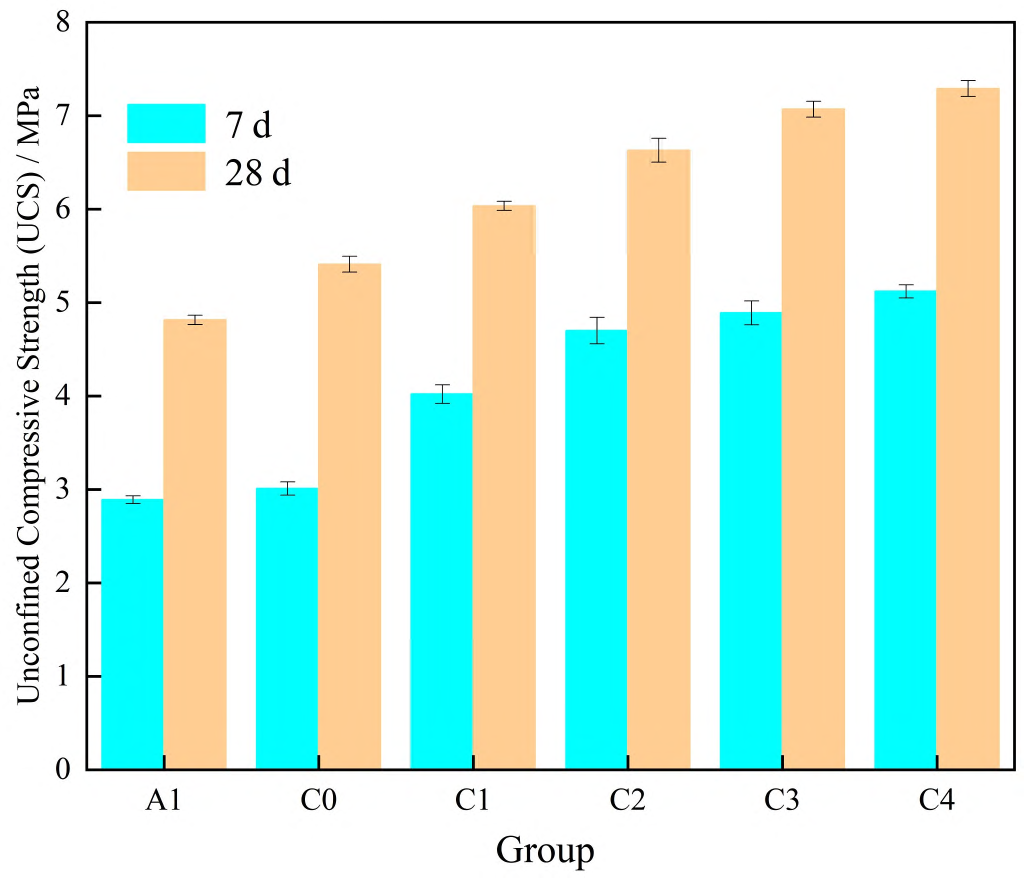
#> input picture 对比实验/images/论文1_图2.png, 2047 x 1756 px (shown at 1/2 size)
$ python shadow_fallback.py
#> lines starting #> are read from the running program, lines starting #| are printed output that depends on the picture; after the words box and inside, x2 and y2 are one past the last pixel; in counts of white or black regions, pixels touching at a corner belong together
### paper2data/config.py
"""paper2data 配置 —— 从 .env 文件和环境变量加载。

独立于 paper_trans 主包：环境变量用 PAPER2DATA_ 前缀，避免两包共用配置打架。
"""

import os
from pathlib import Path

from dotenv import load_dotenv


def _find_env() -> str | None:
    """向上查找 .env 文件，返回路径或 None。"""
    cwd = Path.cwd()
    for parent in [cwd, *cwd.parents]:
        env_file = parent / ".env"
        if env_file.exists():
            return str(env_file)
    return None


# 自动加载 .env
env_path = _find_env()
if env_path:
    load_dotenv(env_path)


class Settings:
    """paper2data 配置。所有值从环境变量读取，有合理默认值。"""

    # --- LLM ---
    @property
    def deepseek_api_key(self) -> str:
        return os.getenv("DEEPSEEK_API_KEY", "")

    @property
    def deepseek_base_url(self) -> str:
        return os.getenv("DEEPSEEK_BASE_URL", "https://api.deepseek.com")

    @property
    def model_name(self) -> str:
        return os.getenv("PAPER2DATA_MODEL", "deepseek-v4-flash")

    @property
    def gemini_api_key(self) -> str:
        return os.getenv("GEMINI_API_KEY", "")

    @property
    def multimodal_model(self) -> str:
        return os.getenv("PAPER2DATA_MULTIMODAL_MODEL", "gemini-3.6-flash")

    @property
    def vision_model(self) -> str:
        return os.getenv("PAPER2DATA_VISION_MODEL", "deepseek-v4-flash-vision-exp")

    @property
    def max_retries(self) -> int:
        return int(os.getenv("PAPER2DATA_MAX_RETRIES", "3"))

    @property
    def temperature(self) -> float:
        return float(os.getenv("PAPER2DATA_TEMPERATURE", "0"))

    # --- 输出 ---
    @property
    def output_dir(self) -> str:
        return os.getenv("PAPER2DATA_OUTPUT_DIR", "./output")

    @property
    def image_dir(self) -> str:
        return os.getenv("PAPER2DATA_IMAGE_DIR", "./output/images")


# 全局单例
settings = Settings()

### paper2data/figure_extract.py
"""多模态图数据提取 —— vision 分类/OCR + 代码反算的集成入口。

路由逻辑（能力路由，避开 vision 估读几何的软肋）：
① vision 分析图（类型 + 有无数字标签 + 系列颜色）
② 柱顶/扇区印了数字 → vision OCR 读数值（100% 准）
③ 无数字标签的数据图 → 代码标定 + 反算（精确，后续接刻度检测）
④ 谱图/显微图 → vision 定性描述
"""

from __future__ import annotations

import base64
import json
import logging
import math
import os
import re
from pathlib import Path

import numpy as np
from PIL import Image
from openai import OpenAI

from .config import settings

logger = logging.getLogger(__name__)


def _vision_call(image_bytes: bytes, mime_type: str, prompt: str) -> str:
    client = OpenAI(api_key=settings.deepseek_api_key, base_url=settings.deepseek_base_url)
    img_b64 = base64.b64encode(image_bytes).decode()
    response = client.chat.completions.create(
        model=settings.vision_model,
        messages=[{
            "role": "user",
            "content": [
                {"type": "text", "text": prompt},
                {"type": "image_url", "image_url": {"url": f"data:{mime_type};base64,{img_b64}"}},
            ],
        }],
        temperature=settings.temperature,  # 默认 0：vision 结果可复现（否则每次跑都抖）
    )
    return response.choices[0].message.content or ""


def _mime(img_path: str) -> str:
    return "image/png" if str(img_path).lower().endswith(".png") else "image/jpeg"


# 代码切框给的框 = 「长横线 ∪ 长竖线」的连通域**外接矩形**，它把轴线的像素也算在
# 里面；而下游 `detect_gray_bars` 要的是 `locate_plot_bounds` 的语义——绘图区
# **内部**（y 轴线右侧、x 轴线上方）。两者差一个「线宽」，所以往里收这几像素。
#
# 实测（24_fig3 四块）：安全余量很宽（x0 可偏 +1~+8、y1 可偏 -4~0 都不变），
# 但**收到 0 就会出错**——块3 那根紧贴 y 轴的柱组被连根切掉，15 根掉成 12 根。
_FRAME_INSET = (2, 2, 1, 2)  # 左 / 上 / 右 / 下


# [39 lines left out: functions _frame_to_plot_bounds, _parse_json, analyze_figure, not called in this run]


def detect_subfigures(img_path: str) -> list[dict]:
    """vision 识别一张图里的多个子图，返回 [{label, type, bbox(归一化 0~1)}]。"""
    prompt = (
        "这张图可能包含多个子图（几个小图拼在一起）。请识别每个子图，返回 JSON（只输出 JSON）：\n"
        '{"subfigures": [{"label": "子图标签", "type": '
        '"bar/line/scatter/pie/table/spectrum/microscopy/other", "bbox": [左, 上, 右, 下]}]}\n'
        "bbox 用归一化坐标（0~1，相对整张图的宽和高，左上角 (0,0)）。"
        "**按真实图块边界框，不要按格子均分**：表格标 table、正文段落标 other"
        "（都不是数据图，后续会跳过）；同一图号下的多个小面板（如 (a)(b)(c)）分开列。"
        "按从上到下、从左到右的顺序列出。若只有一个图，返回该图一个子图。"
    )
    raw = _vision_call(Path(img_path).read_bytes(), _mime(img_path), prompt)
    try:
        data = _parse_json(raw)
    except json.JSONDecodeError:
        return []
    return data.get("subfigures", [])


def figure_to_text(img_path: str, figure_label: str = "") -> str:
    """把一张图（可能含多个子图）转成文本描述，供 LLM 抽取时「融入」全文。

    先 vision 报粗 bbox 分割子图（解决错位布局），柱状图再代码找轴框精定位
    裁剪（轴框不受布局影响）；谱图/显微图无轴框，直接 vision 定性描述。
    """
#> called with img_path = '对比实验/images/论文1_图2.png', figure_label = ''
    import tempfile

    from .chart_extract import detect_plot_frames, locate_plot_bounds

    img = Image.open(img_path)
#> img is the input picture: PIL image 2047x1756 RGB; mean R, G, B 208.9, 237.6, 222.8
    w, h = img.size
    # **代码切优先**：长直线找轴框，确定性、不会「按格子均分」。切成 ≥2 块就用它。
    # 切不出（<2 块：单图，或图里没有长直线）才回退 vision 报 bbox。
    frames = detect_plot_frames(img)
    code_cut = len(frames) >= 2
    if code_cut:
        blocks: list[tuple[list[float], str | None, str]] = [
            ([(x0) / w, (y0) / h, (x1) / w, (y1) / h], None, f"子图{i + 1}")
            for i, (x0, y0, x1, y1) in enumerate(frames)
        ]
    else:
        subfigs = detect_subfigures(img_path)
        if len(subfigs) <= 1:
            return _single_figure_to_text(img_path, figure_label)
        blocks = [
            (sf.get("bbox", [0, 0, 1, 1]), sf.get("type"), sf.get("label") or f"子图{i + 1}")
            for i, sf in enumerate(subfigs)
        ]

    texts: list[str] = []
    tmpdir = Path(tempfile.mkdtemp())
    for i, (bbox, stype, label) in enumerate(blocks):
        try:
            x0, y0, x1, y1 = (float(v) for v in bbox)
        except (ValueError, TypeError):
            continue
        # vision bbox 偏紧（常切掉 y 轴刻度数字/柱子），先外扩再精定位
        pad_ratio = 0.3
        dx = (x1 - x0) * pad_ratio
        dy = (y1 - y0) * pad_ratio
        ex_x0 = max(0.0, x0 - dx)
        ex_y0 = max(0.0, y0 - dy)
        ex_x1 = min(1.0, x1 + dx)
        ex_y1 = min(1.0, y1 + dy)
        crop_box = (int(ex_x0 * w), int(ex_y0 * h), int(ex_x1 * w), int(ex_y1 * h))
        crop = img.crop(crop_box)
        # **代码切的块**：detect_plot_frames 给的框本身就是轴框，换算一次直接往下传，
        # 不再让 locate_plot_bounds 重新定位——实测它会被左邻面板的右边框骗走
        # （那条竖线比本块 y 轴还长），把 24_fig3 块4 从 15 根炸成 31 根。
        # vision 报的块没有框 → plot_bounds=None → 下游照旧自己定位。
        plot_bounds = _frame_to_plot_bounds(frames[i], crop_box) if code_cut else None
        # vision 报的粗 bbox 偏紧，用轴框精定位修正；代码切的块**本身就是轴框**，免修
        if stype == "bar":
            tick_color = _detect_tick_color(crop)
            bounds = locate_plot_bounds(crop, tick_color=tick_color)
            if bounds:
                bx0, by0, bx1, by1 = bounds
                # 左侧须留足空间：y 轴刻度数字（如 "32"/"24"）在轴的左边，
                # 切掉会让 vision 把刻度值读错（0~32 读成 0~8 → 反算差 4 倍）。
                # 按图宽比例给（写死像素在小图上会把邻图/表格框也框进来）。
                pad_left = max(80, min(160, int(0.08 * crop.width)))
                pad_y = 40
                left = max(0, bx0 - pad_left)
                top = max(0, by0 - pad_y)
                right = min(crop.width, bx1 + pad_y)
                bottom = min(crop.height, by1 + pad_y)
                if right > left and bottom > top:  # 防非法框（PIL 会直接抛异常，整张图作废）
                    crop = crop.crop((left, top, right, bottom))
        tmp_path = tmpdir / f"subfig_{i}.png"
        crop.save(tmp_path)
        t = _single_figure_to_text(str(tmp_path), f"{figure_label}{label}", plot_bounds)
        tmp_path.unlink(missing_ok=True)
        if t:
            texts.append(t)
    return "\n\n".join(texts)


# [548 lines left out: functions _single_figure_to_text, _to_text, _vision_read_axis_values, _vision_read_x_labels, _anchors_by_major_grid, _calibrate_axis and 9 more, not called in this run]

### paper2data/chart_extract.py
"""柱状图数值提取 —— 借鉴 thu-digitizer 的「标定 + 颜色分割 + 反算」。

设计（三段式，vision 与代码分工）：
1. vision 预检：报「子图区域 + 图类型 + 柱子颜色」；
2. 路由：图类型 → 对应提取器（本模块只做柱状图）；
3. 提取器：AxisCalibration 鲁棒标定 + 颜色分割检测柱子 + 反算。

标定锚点 = 代码检测刻度线像素位置 + vision 报刻度数值。
"""

from __future__ import annotations

from collections import deque
from typing import Sequence

import numpy as np
from PIL import Image


# 轴/刻度检测的默认颜色容差：locate_plot_bounds / detect_axis_ticks / figure_to_text
# 三处必须一致，否则轴框定位和标定会基于不同的像素掩码各算各的
AXIS_TOL = 20


class AxisCalibration:
    """像素 → 数值的仿射标定（鲁棒）。

    借鉴 thu-digitizer：至少两个锚点，多个锚点时用 Huber 权重迭代，
    防止单个刻度读错把整条拟合线拉偏。像素 y 与数值常反比（图像 y
    向下、数值向上），线性拟合自动处理。
    """

    # [21 lines left out: function __init__, not called in this run]

    def value_at_pixel(self, pixel: float) -> float:
        return self.slope * pixel + self.intercept

    def pixel_at_value(self, value: float) -> float:
        return (value - self.intercept) / self.slope


# [335 lines left out: functions detect_bars, detect_bars_baseline, detect_axis_ticks, filter_equidistant_ticks, _longest_true_run, _find_y_axis_col and 1 more, not called in this run]


def _estimate_bg(arr: "np.ndarray", quant: int = 16) -> tuple[int, int, int]:
    """估背景色：量化后取整图出现次数最多的颜色（柱状图背景占绝大多数像素）。

    比写死「>240 算背景」通用——底色偏灰/带色（扫描件、截图、JPEG 伪影）也不会误判。
    """
#> called with quant = 16
    q = (arr // quant).astype(np.int32)
    key = q[:, :, 0] * 65536 + q[:, :, 1] * 256 + q[:, :, 2]
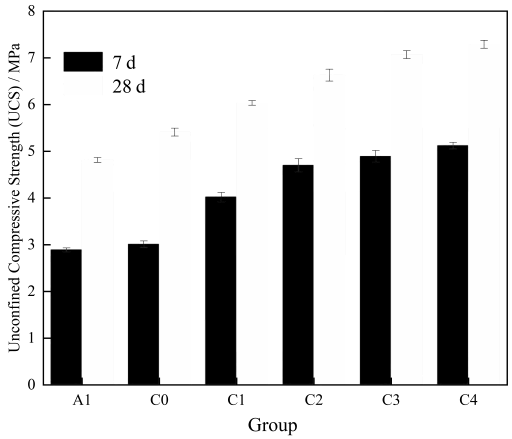
#> key: shape (1756, 2047) int32 (shown at 1/4 size); min 0, max 986895, mean 809494.8; drawn with min black and max white
    vals, counts = np.unique(key, return_counts=True)
#> vals = 450 values from 0 to 986895; counts = 450 values, max 2019769 at index 449, min 1 at index 21, mean 7987.8
    k = int(vals[int(counts.argmax())])
#> k = 986895
    half = quant // 2
    return ((k >> 16 & 255) * quant + half, (k >> 8 & 255) * quant + half, (k & 255) * quant + half)


# [102 lines left out: functions _h_line_thickness, locate_plot_bounds, _split_by_coltop, not called in this run]


def _runs_mask(m: "np.ndarray", length: int, axis: int) -> "np.ndarray":
    """「属于长度 ≥ length 的连续 True 段」的像素掩码（窗口和法，纯 numpy）。"""
#> called with length = 123, axis = 1
    n = m.shape[1] if axis == 1 else m.shape[0]
    if length > n:
        return np.zeros_like(m)
    if axis == 1:
        cs = np.cumsum(m, axis=1)
        win = cs[:, length:] - cs[:, :-length]
        st = np.zeros_like(m)
        st[:, : n - length] = win == length
#> st: shape (1756, 2047) bool; 17.8% white; 4 white regions, box (x1, y1, x2, y2) and area: (169, 175, 1909, 1543) 621531, (169, 41, 1909, 48) 12179, (252, 207, 289, 287) 2949, (253, 303, 289, 382) 2765
        cs2 = np.cumsum(st, axis=1)
#> cs2: shape (1756, 2047) int64; 1741 distinct labels, from 0 to 1740
        left = np.zeros_like(cs2)
        left[:, length:] = cs2[:, :-length]
#> left: shape (1756, 2047) int64; 1741 distinct labels, from 0 to 1740
        return (cs2 - left) > 0
#> returned value: shape (1756, 2047) bool; 42% white; 4 white regions, box (x1, y1, x2, y2) and area: (169, 175, 2031, 1543) 1471017, (169, 41, 2031, 48) 13033, (252, 207, 411, 287) 12709, (253, 303, 411, 382) 12403
    cs = np.cumsum(m, axis=0)
    win = cs[length:, :] - cs[:-length, :]
    st = np.zeros_like(m)
    st[: n - length, :] = win == length
    cs2 = np.cumsum(st, axis=0)
    up = np.zeros_like(cs2)
    up[length:, :] = cs2[:-length, :]
    return (cs2 - up) > 0


def detect_plot_frames(
    img: Image.Image,
    h_ratio: float = 0.06,
    v_ratio: float = 0.05,
    min_pixels: int = 500,
    min_height_ratio: float = 0.03,
) -> list[tuple[int, int, int, int]]:
    """用「长直线」找绘图区框（纯代码、确定性），替代让 vision 报 bbox。

    柱状图/折线图的轴 = 长横线 + 长竖线；正文文字只有短笔画，接不成长线。表格横线
    虽长，但**又扁又薄**（几像素高）→ 靠「最小高度」一筛就掉。所以「长横线 ∪ 长竖线」
    的连通域，天然就是每个图的轴框。

    为什么要代码来切：vision 对图文混排的多面板页会**按格子均分**，把表格切进来、
    把图竖切两半、面板张冠李戴（实测论文2 图1-2）。几何是它的软肋，是代码的强项。
    返回 [(x0, y0, x1, y1)]，按从上到下、从左到右；找不到返回 []（调用方回退 vision）。
    """
    arr = np.array(img.convert("RGB")).astype(int)
    h, w = arr.shape[:2]
    nonbg = np.abs(arr - np.array(_estimate_bg(arr))).max(axis=2) > 25
    frame = _runs_mask(nonbg, max(8, round(h_ratio * w)), 1) | _runs_mask(
        nonbg, max(8, round(v_ratio * h)), 0
    )
#> call 2 of _runs_mask, with length = 88, axis = 0
#> in _runs_mask (call 2), `n = m.shape[1] if axis == 1 else m.shape[0]`: n = 1756
#> in _runs_mask (call 2), `cs = np.cumsum(m, axis=0)`:
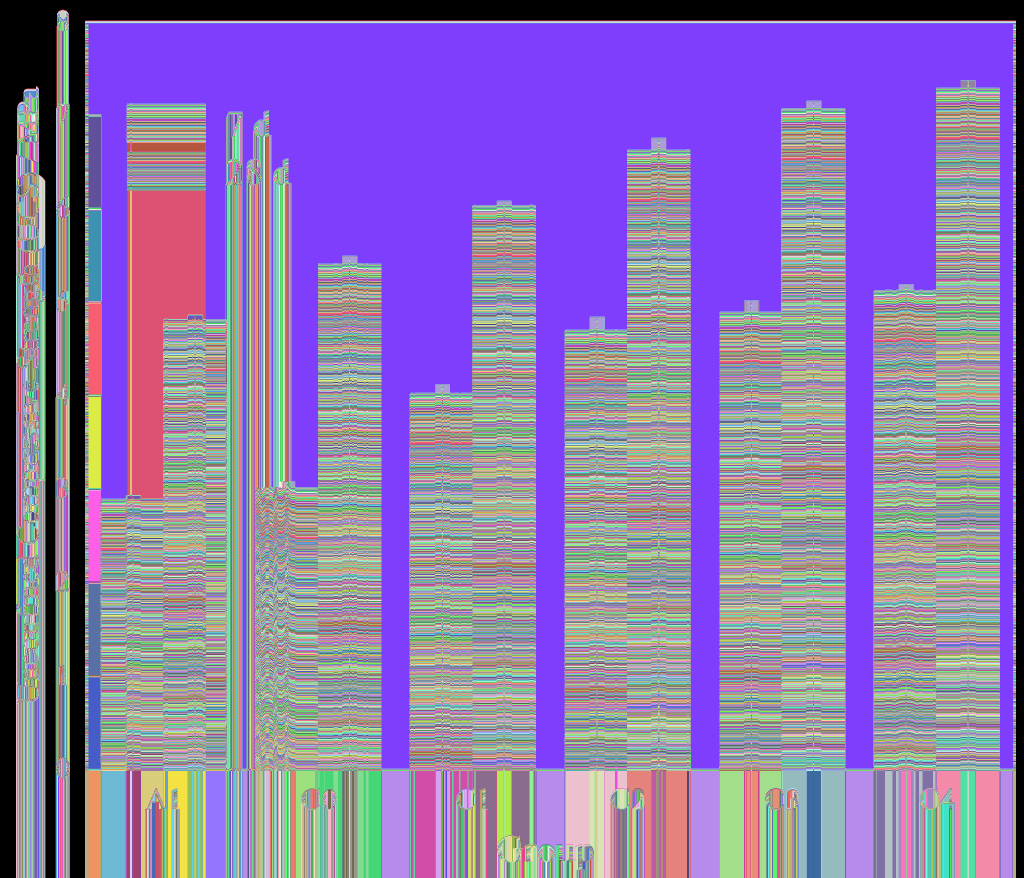
#> cs: shape (1756, 2047) int64 (shown at 1/2 size); 1503 distinct labels, from 0 to 1502; one colour per label, 0 black
#> in _runs_mask (call 2), `win = cs[length:, :] - cs[:-length, :]`:
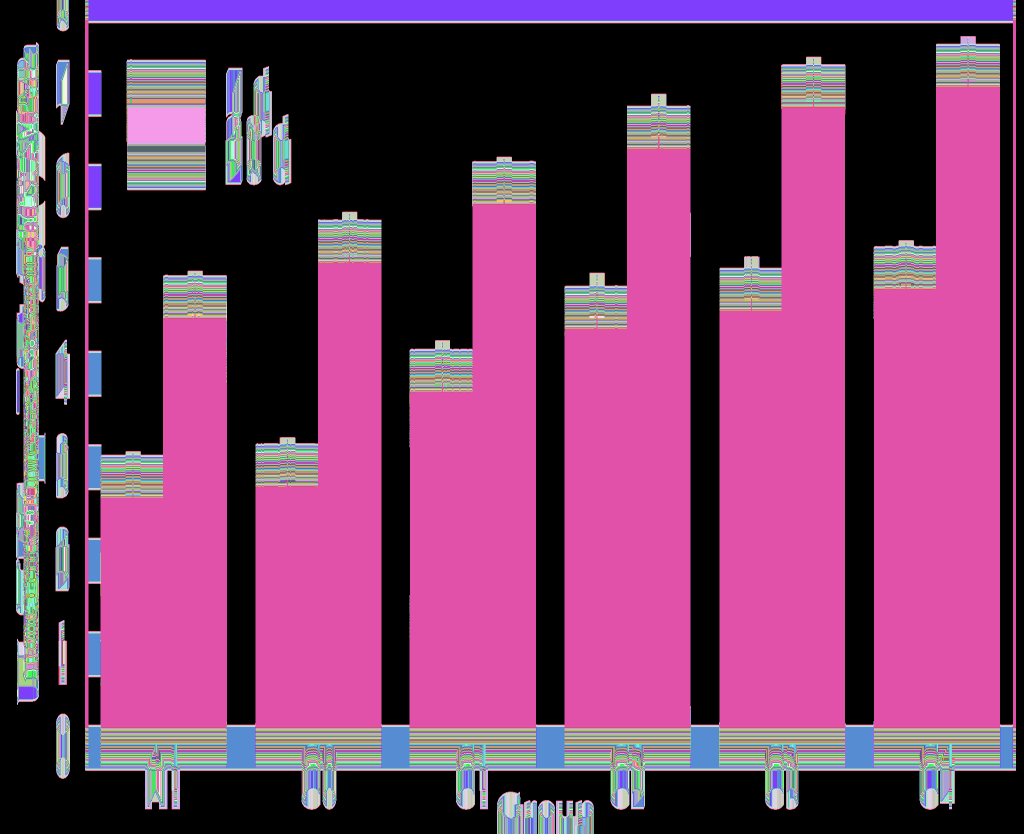
#> win: shape (1668, 2047) int64 (shown at 1/2 size); 89 distinct labels, from 0 to 88; one colour per label, 0 black
#> in _runs_mask (call 2), `st[: n - length, :] = win == length`:
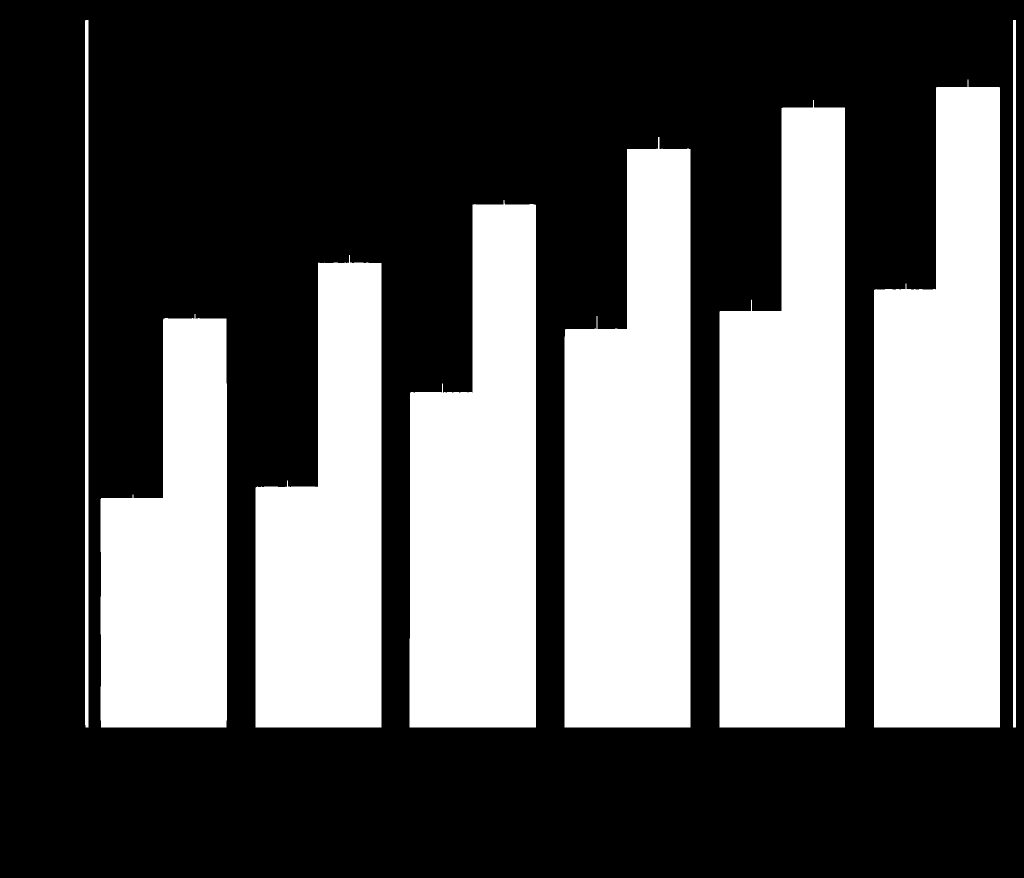
#> st: shape (1756, 2047) bool (shown at 1/2 size); 37.7% white; 8 white regions, largest, box (x1, y1, x2, y2) and area: (1748, 159, 2000, 1455) 272699, (1439, 200, 1690, 1455) 260844, (1129, 274, 1381, 1455) 246688
#> (the rest of the program and of its run is left out)
